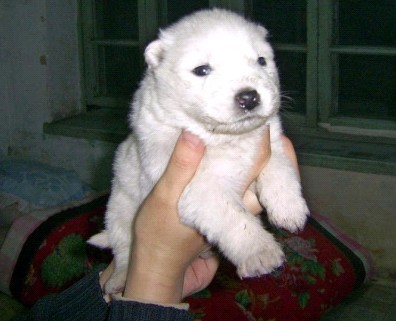
%> input picture yuchuli/谢江平_机器视觉/001.jpg, 396 x 321 px
$ octave qiufan.m   (GNU Octave 9; MATLAB toolbox functions it lacks are replaced by stand-ins)
%> lines starting %> are read from the running program, lines starting %| are printed output that depends on the picture
%求反
I=imread('001.jpg');
%> I is the input picture: size 321x396x3 uint8; mean R, G, B 91.4, 90.3, 85.4
figure(1);
imshow(I);
title('彩色图像')              %显示原图像
a=isgray(I)                    %彩色图像转为灰度图像
%> a = false
b=isrgb(I)
%> b = true
r=I(:,:,1);
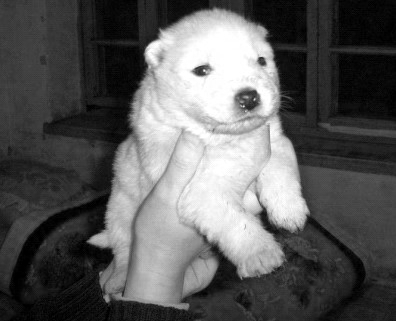
%> r: size 321x396 uint8; min 0, max 255, mean 91.4
g=I(:,:,2);
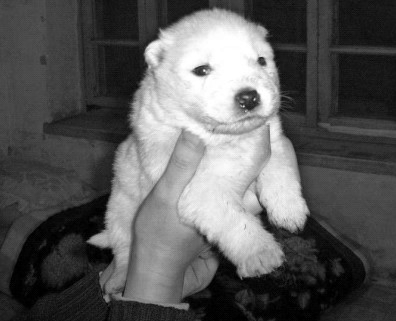
%> g: size 321x396 uint8; min 0, max 255, mean 90.3
b=I(:,:,3);
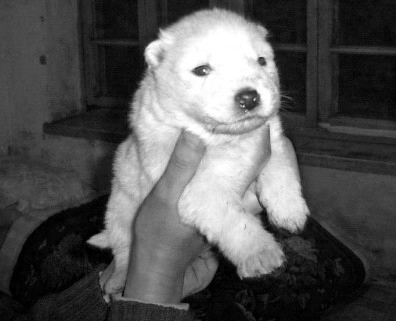
%> b: size 321x396 uint8; min 0, max 255, mean 85.4
 [M,N]=size(r)
%> M = 321; N = 396
 for i=1:M;
    for j=1:N;
         h(i,j)=0.2989*r(i,j)+0.5870*g(i,j)+0.1140*b(i,j);
    end
end
c=isgray(h)
%> c = true
d=isrgb(h)
%> d = false
figure(2);                   %显示灰度图像
imshow(h);
 title('灰度图像');
h=double(h);                 %求反
%> h: size 321x396 double
h=255-h;
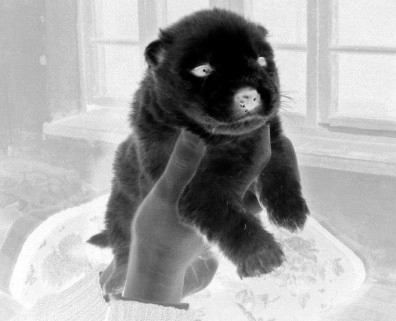
%> h: size 321x396 double; min 0, max 255, mean 164.9
h=uint8(h);
%> h: size 321x396 uint8
figure(3);
imshow(uint8(h));           %显示求反后的图像
title('求反后的图像')

$ run again, with yuchuli/谢江平_机器视觉/0002.JPG copied over yuchuli/谢江平_机器视觉/001.jpg
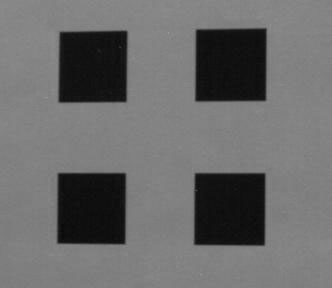
%> input picture yuchuli/谢江平_机器视觉/0002.JPG, 332 x 288 px
%> I is the input picture: size 288x332x3 uint8; min 8, max 153, mean 106.4
%> a = false
%> b = true
%> d = false
%> `h=255-h;`:
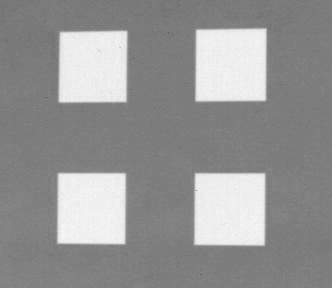
%> h: size 288x332 double; min 102, max 247, mean 148.5
